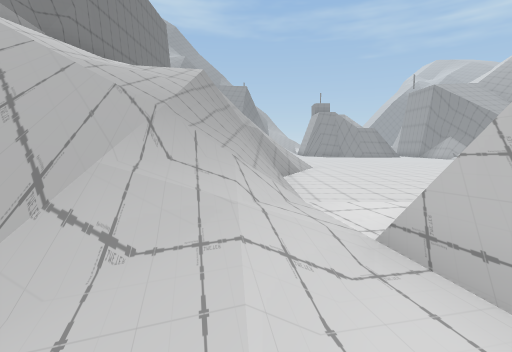
View 1 (above)

17 first-person views from a walk through a scene from a Unity 3-D project. The camera is 1.5 m above the floor, tilts 6° down and sees 85° across. The floor is counted in squares, 2 m on a side. Each view is taken from the middle of a square. On the plan, view 1 faces up. The plan holds only what a view shows up to about 10 squares ahead; the rest is blank. The place goes on beyond the plan.

View 2
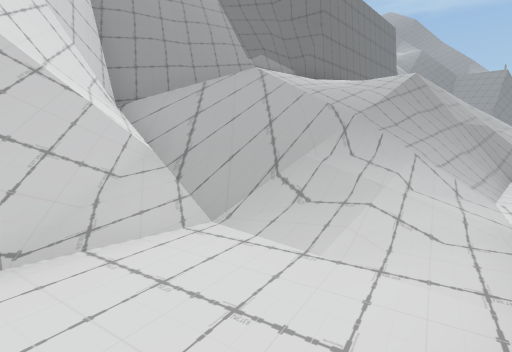

View 3
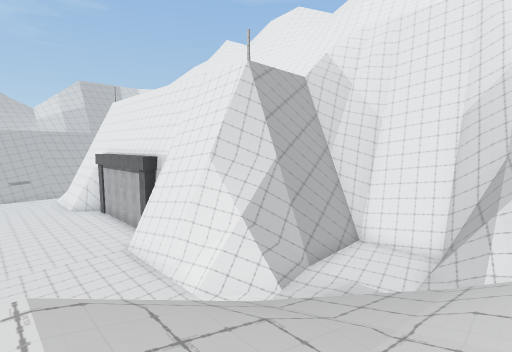

View 4
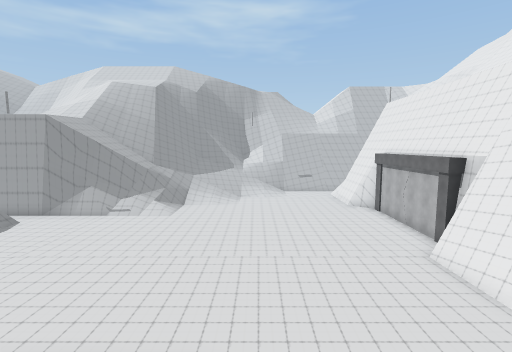

View 5
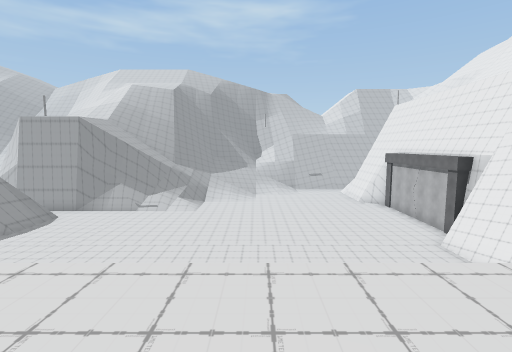

View 6
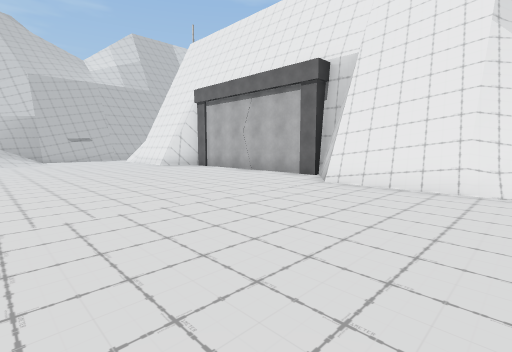

View 7
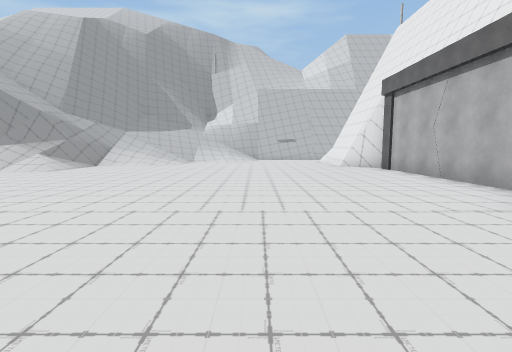

View 8
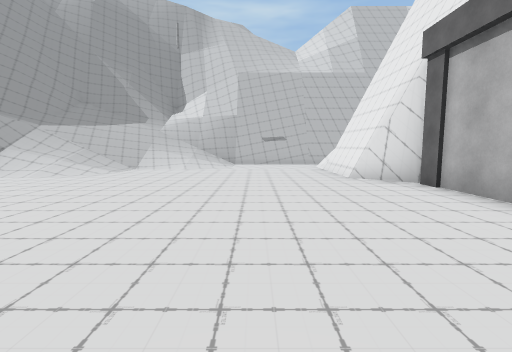

View 9
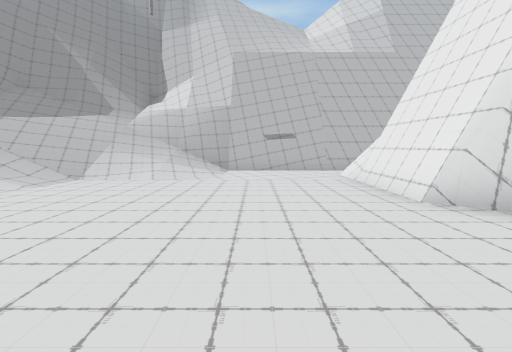

View 10
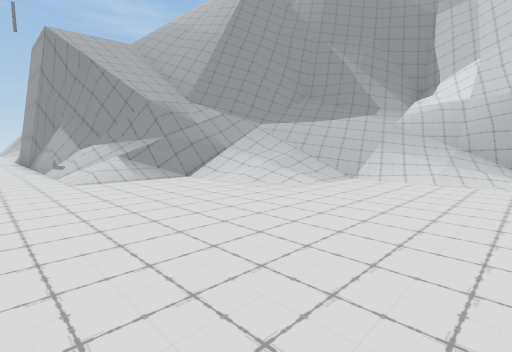

View 11
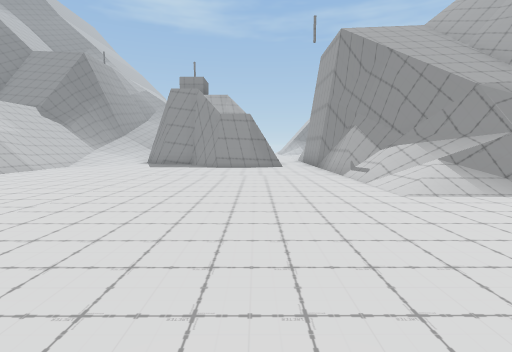

View 12
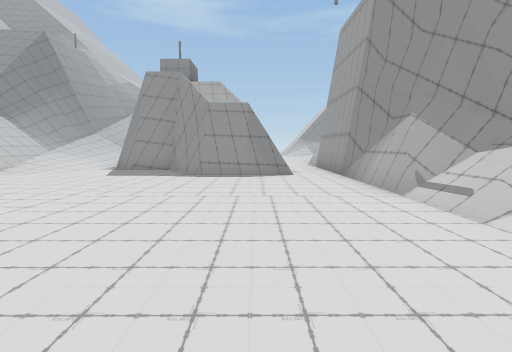

View 13
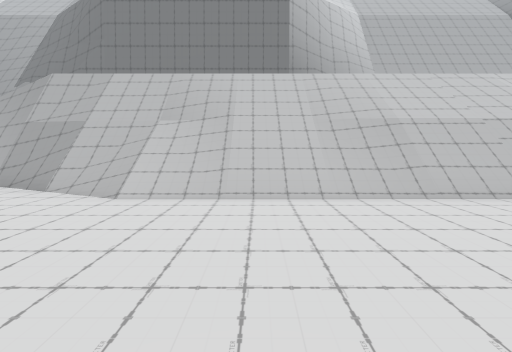

View 14
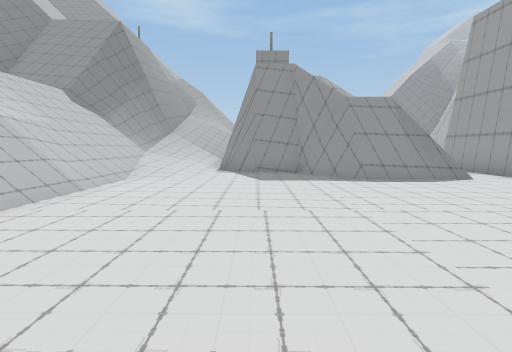

View 15
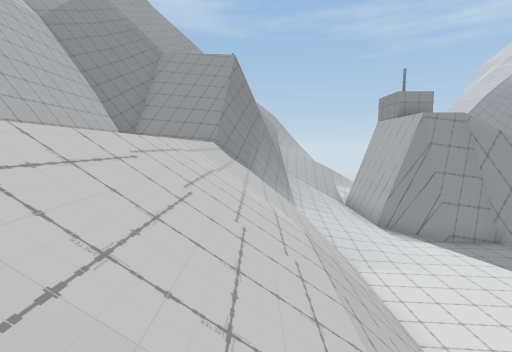

View 16
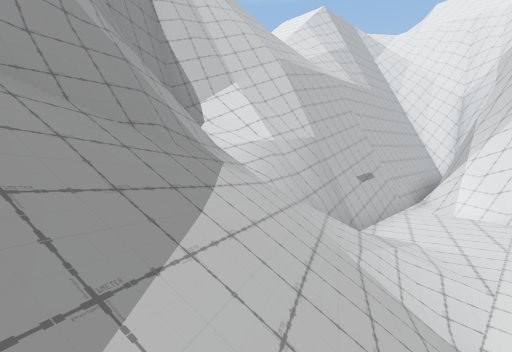

View 17
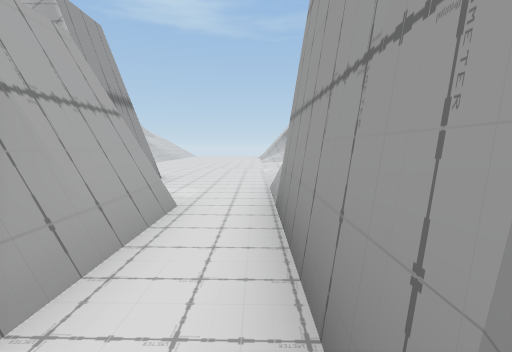

### Floor plan
Key: @ floor where view 1 was taken; # wall or solid block; . main floor; : floor 5.25 m higher than the main floor; / step, stairs or slope; = window, fence, low wall or low ledge; v drop or lower ground.
Columns run from 4 left of view 1 to 21 right of it. Each row starts with its distance up from view 1.
 23 #####///##   #..#
 22 #  //////#   ##.#
 21 #  /////.######.#
 20 #  /////...####.#
 19 #  ////.........#
 18 #  ////.........#
 17 #  ////.........#
 16 #  ////.........##
 15 #  ////........./####
 14 #  ////........./#=#####
 13 #  ////.........../////#
 12 #  ////.........../////##
 11 # :////...........//////##
 10 #::////.............////=#
  9 # :///...............//#=#
  8 #  =#=...............//###
  7 #::v#................./##
  6 #//v#..................#
  5 #//==..................#
  4 #////..................#
  3 #////.=####......####/##
  2 #////=##  ########  ####
  1 #/////#
  0 #/=.@.#
 -1 ###...#
 -2  ##...#
 -3   #####

Where each view was taken, in squares from view 1:
view 1: 0 up, 0 right, facing up
view 2: 1 down, 1 right, facing up-left
view 3: 7 up, 3 left, facing down-right
view 4: 9 up, 2 left, facing right
view 5: 10 up, 3 left, facing right
view 6: 9 up, 3 right, facing down-right
view 7: 7 up, 3 right, facing right
view 8: 6 up, 7 right, facing right
view 9: 6 up, 10 right, facing right
view 10: 7 up, 10 right, facing up-right
view 11: 9 up, 9 right, facing up
view 12: 12 up, 9 right, facing up
view 13: 12 up, 6 right, facing left
view 14: 13 up, 5 right, facing up
view 15: 14 up, 0 right, facing up
view 16: 13 up, 16 right, facing down-right
view 17: 19 up, 11 right, facing up
